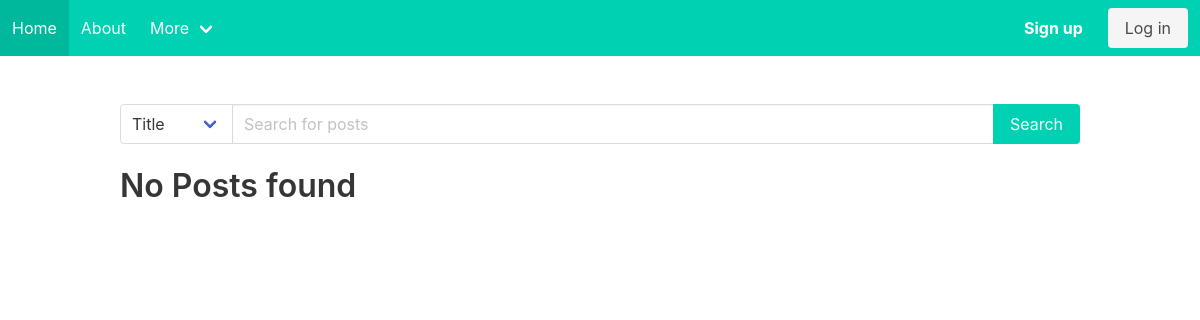
/, run on an earlier commit of the app's database.
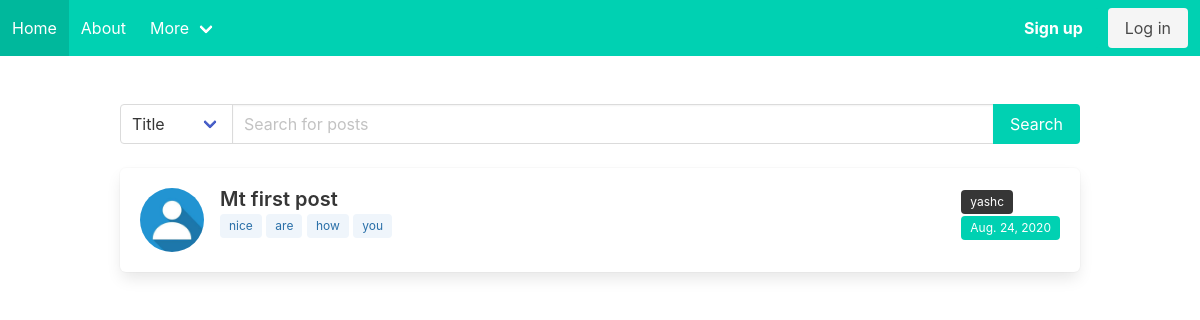
And on a later commit of the database.
### blog/models.py (models this page shows, shortened)
class Post(models.Model):
    title = models.CharField(max_length=100)
    contentHelpText = markdown_allowed() + " <a id='ref'>Quick reference</a>"
    content = models.TextField(help_text=contentHelpText)
    date_posted = models.DateTimeField(auto_now_add=True)
    author = models.ForeignKey(get_user_model(), on_delete=models.CASCADE)
    view_count = models.PositiveIntegerField(default=0)
    tags = TaggableManager()
    TAGGIT_CASE_INSENSITIVE = True
    def getContent(self):
        return markdown(self.content)

### users/models.py (models this page shows, shortened)
class User(AbstractUser):
    username = models.CharField(
        max_length=12,
        unique=True,
        help_text='Required. 12 characters or fewer. Letters, digits and @/./+/-/_ only.',
        error_messages={
            'unique': "A user with that username already exists.",
        },
    )
    USERNAME_FIELD = 'username'

class Profile(models.Model):
    user = models.OneToOneField(get_user_model(), on_delete=models.CASCADE)
    image = models.ImageField(default='default.jpg', upload_to='profile_pics')

### blog/views.py (the view)
# urls.py: path('', PostListView.as_view(), name='blog-home'),
class PostListView(ListView):
    model = Post
    template_name = 'blog/home.html'
    context_object_name = 'posts'
    ordering = ['-date_posted']
    paginate_by = 6
    def get_queryset(self):
        result = super().get_queryset()
        option = self.request.GET.get('options')
        query = self.request.GET.get('search')
        if query: result = getResult(option, query)
        return result.order_by('-date_posted')
    def get_context_data(self, **kwargs):
        context = super().get_context_data(**kwargs)
        option = self.request.GET.get('options')
        query = self.request.GET.get('search')
        if not query:
            query = ''
        context['option'] = option
        context['query'] = query
        return context

### blog/templates/blog/home.html (shortened to what this page needs)
{% extends "blog/base.html" %}
{% load static %}
{% load humanize %}
{% block content %}
<form method="GET" action="">
  <div class="field has-addons has-addons-centered">
    <p class="control">
      <span class="select">
        <select name="options">
          <option value="title">Title</option>
        </select>
      </span>
    </p>
    <p class="control is-expanded">
      <input class="input" type="search" placeholder="Search for posts" value="{{query}}" name="search">
    </p>
    <p class="control" type="submit">
      <button class="button is-primary">
        Search
      </button>
    </p>
  </div>
</form>
<br>
{% for post in posts %}
<div class="box">
  <article class="media">
    <figure class="media-left">
      <a href="{% url 'user-posts' post.author.username %}" class="image is-64x64">
        <img class="is-rounded" src="{{ post.author.profile.image.url }}">
      </a>
    </figure>
    <div class="media-content">
      <div class="content">
        <a href="{% url 'post-detail' post.id %}">
          <strong class="title is-5">{{post.title}}</strong>
        </a>
        <br>
        {% for tag in post.tags.all %}
        <a href="?options=tag&search={{tag}}" class="tag is-info is-light">{{tag}}</a>
        {% endfor %}
        <br>
      </div>
    </div>
    <div class="media-right">
      <a class="tag is-dark" href="{% url 'user-posts' post.author.username %}">{{post.author}}</a><br>
      <small class="tag is-primary">{{post.date_posted|naturalday}}</small>
    </div>
  </article>
</div>
{% empty %}
<h1 class="title">No Posts found</h1>
{% endfor %}
{% endblock content %}

### blog/templates/blog/base.html (shortened to what this page needs)
{% load static %}
{% load humanize %}
<!DOCTYPE html>
<html lang="">
<head>
    <link rel="stylesheet" href="https://cdn.jsdelivr.net/npm/bulma@0.9.0/css/bulma.min.css">
</head>
<body>
    <nav class="navbar is-primary" role="navigation" aria-label="main navigation">
        <div class="navbar-brand">
            <a class="navbar-item" href="{%url 'blog-home'%}">
                Home
            </a>
            <a class="navbar-item" href="{%url 'blog-about'%}">
                About
            </a>
        </div>
        <div id="navbarBasicExample" class="navbar-menu">
            <div class="navbar-start">
                <div class="navbar-item has-dropdown is-hoverable">
                    <a class="navbar-link">
                        More
                    </a>
                </div>
            </div>
            <div class="navbar-end">
                <div class="navbar-item">
                    <div class="buttons">
                        {% if user.is_authenticated %}
                        <a class="button is-link" href="{%url 'post-create' %}">
                            <strong>New Post</strong>
                        </a>
                        <a class="button is-warning is-light" href="{%url 'logout'%}">
                            <strong>Log out</strong>
                        </a>
                        {% else %}
                        <a class="button is-primary" href="{%url 'register'%}">
                            <strong>Sign up</strong>
                        </a>
                        <a class="button is-light" href="{% url 'login'%}">
                            Log in
                        </a>
                        {% endif %}
                    </div>
                </div>
            </div>
        </div>
    </nav>
    <section class="section">
        <div class="container">
            {% block content %}{% endblock %}
        </div>
    </section>
</body>
</html>

What changed in the data, as far as the page shows it:
added Post: author.profile.image (placeholder picture), title "Mt first post", author "yashc", date_posted "Aug. 24, 2020"
now on this page (row edited): Tag: name "nice"
now on this page (row edited): Tag: name "are"
now on this page (row edited): Tag: name "how"
now on this page (row edited): Tag: name "you"
Also different on the page:
text no longer shown: "No Posts found"
